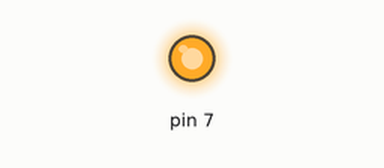
Recording of a sketch running on a simulated Arduino Uno, built with avr-gcc and run on an emulated ATmega328P. Parts: output pins drawn as LEDs (lit = HIGH).

Above: at 0.5 s.
At 13.5 s:
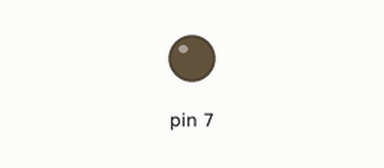
Timing chart, 0 to 15.6 s (numbered marks = the images above):
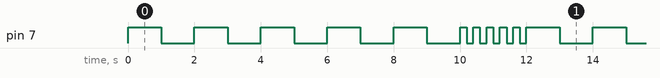

Measured:
- by itself, pin 7: repeats every 12.0 s: 4 × (LOW 1.0 s, HIGH 1.0 s), LOW 1.0 s, 5 × (HIGH 0.20 s, LOW 0.20 s), HIGH 1.0 s
- by itself, everything shown: repeats every 12.0 s, in 20 steps

The sketch:

fastrepeatslowrepeat.ino
```cpp
void setup()
{
  pinMode( 7 , OUTPUT);
}

void loop()
{
  for (int i=0;i<5;i++)
  {
    digitalWrite( 7 , HIGH );
    delay( 1000 );
    digitalWrite( 7 , LOW );
    delay( 1000 );
  }
  for (int i=0;i<5;i++)
  {
    digitalWrite( 7 , HIGH );
    delay( 200 );
    digitalWrite( 7 , LOW );
    delay( 200 );
  }
}
```
